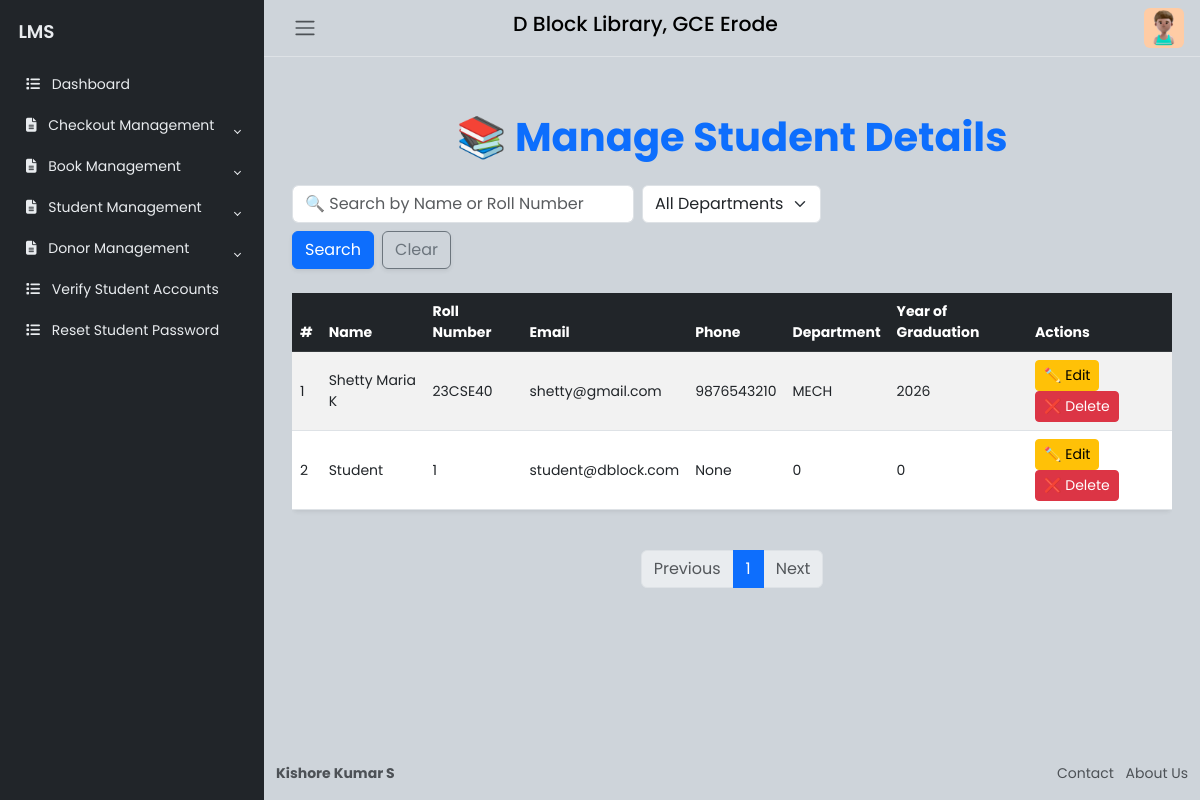
The page /lib/editstudentsdetails (signed in) on the database its author committed.
### website/models.py (models this page shows, shortened)
class User(db.Model, UserMixin):
    __tablename__ = 'user'
    id = Column(Integer, primary_key=True)
    email = Column(String(150), unique=True, nullable=False)
    role = Column(String(50), nullable=False)
    password = Column(String(150), nullable=False)
    name = Column(String(150), nullable=False)
    roll_number = Column(Integer, unique=True, nullable=True)
    phone_number = Column(String(20), nullable=True)
    department = Column(String(150), nullable=True)
    year_of_graduation = Column(Integer, nullable=True)
    is_verified = Column(Boolean, default=False)
    created_at = Column(DateTime, default=lambda: datetime.now(timezone.utc), nullable=True)
    verified_at = Column(DateTime, nullable=True)
    rejected_at = Column(DateTime, nullable=True)
    deleted = Column(Boolean, default=False)
    profile_picture_url = Column(String(255), nullable=True)
    books = relationship('Book', back_populates='student')
    borrowed_books = relationship('BorrowedBook', back_populates='student')

### website/lib.py (the view, shortened to what this page needs)
@lib.route('/editstudentsdetails', methods=['GET', 'POST'])
@login_required
def EditStudentsDetails():
    try:
        page = request.args.get('page', 1, type=int)
        per_page = 10
        search_query = request.args.get('search', '').strip()
        dept_filter = request.args.get('dept', '')
        query = User.query.filter_by(role='Student')
        if search_query:
            query = query.filter(
                User.name.ilike(f"%{search_query}%") |
                User.roll_number.ilike(f"%{search_query}%")
            )
            print(f"🟢 [DEBUG] Search Query: {search_query}")
        if dept_filter:
            query = query.filter(User.department == dept_filter)
            print(f"🟢 [DEBUG] Department Filter: {dept_filter}")
        query = query.order_by(User.name.asc())
        students = query.paginate(page=page, per_page=per_page)
        print(f"🟢 [DEBUG] Total Students Found: {students.total}")
        return render_template(
            'EditStudents.html',
            students=students.items,
            pagination=students,  # The correct pagination object
            search_query=search_query,
            dept_filter=dept_filter
        )
    except Exception as e:
        flash(f"🚨 Error: {str(e)}", "error")
        print(f"🔴 [ERROR] {str(e)}")
        return redirect(url_for('lib.EditStudentsDetails'))

### website/templates/EditStudents.html (shortened to what this page needs)
{% extends "LibrarianHome.html" %}
{% block libcontent %}
<div class="container my-5" id="editStudentsContent">
    <h2 class="text-center mb-4 display-6 fw-bold text-primary">📚 Manage Student Details</h2>
    <div class="row mb-4 justify-content-between align-items-center">
        <div class="col-lg-8">
            <form method="GET" class="row row-cols-lg-auto g-2 align-items-center">
                <div class="col">
                    <input type="text" class="form-control" name="search" placeholder="🔍 Search by Name or Roll Number" value="{{ search_query }}">
                </div>
                <div class="col">
                    <select class="form-select" name="dept">
                        <option value="">All Departments</option>
                    </select>
                </div>
                <div class="col">
                    <button type="submit" class="btn btn-primary shadow-sm"> Search</button>
                </div>
                <div class="col">
                    <a href="{{ url_for('lib.EditStudentsDetails') }}" class="btn btn-outline-secondary shadow-sm">Clear</a>
                </div>
            </form>
        </div>
    </div>
    <div class="table-responsive">
        <table class="table table-striped table-hover align-middle shadow-sm rounded">
            <thead class="table-dark">
                <tr>
                    <th>#</th>
                    <th>Name</th>
                    <th>Roll Number</th>
                    <th>Email</th>
                    <th>Phone</th>
                    <th>Department</th>
                    <th>Year of Graduation</th>
                    <th>Actions</th>
                </tr>
            </thead>
            <tbody>
                {% for student in students %}
                <tr class="student-row">
                    <td>{{ loop.index }}</td>
                    <td>{{ student.name }}</td>
                    <td>{{ student.roll_number }}</td>
                    <td>{{ student.email }}</td>
                    <td>{{ student.phone_number }}</td>
                    <td>{{ student.department }}</td>
                    <td>{{ student.year_of_graduation }}</td>
                    <td>
                        <button class="btn btn-sm btn-warning" data-bs-toggle="modal" data-bs-target="#editModal{{ student.id }}">
                            ✏️ Edit
                        </button>
                        <button class="btn btn-sm btn-danger" data-bs-toggle="modal" data-bs-target="#deleteModal{{ student.id }}">
                            ❌ Delete
                        </button>
                    </td>
                </tr>
                {% endfor %}
            </tbody>
        </table>
    </div>
<div class="d-flex justify-content-center mt-4">
    <ul class="pagination">
        {% if pagination.has_prev %}
            <li class="page-item">
                <a class="page-link" href="?page={{ pagination.prev_num }}&search={{ search_query }}&dept={{ dept_filter }}">Previous</a>
            </li>
        {% else %}
            <li class="page-item disabled"><span class="page-link">Previous</span></li>
        {% endif %}
        {% for page in pagination.iter_pages() %}
            {% if page %}
                <li class="page-item {% if page == pagination.page %}active{% endif %}">
                    <a class="page-link" href="?page={{ page }}&search={{ search_query }}&dept={{ dept_filter }}">{{ page }}</a>
                </li>
            {% else %}
                <li class="page-item disabled"><span class="page-link">...</span></li>
            {% endif %}
        {% endfor %}
        {% if pagination.has_next %}
            <li class="page-item">
                <a class="page-link" href="?page={{ pagination.next_num }}&search={{ search_query }}&dept={{ dept_filter }}">Next</a>
            </li>
        {% else %}
            <li class="page-item disabled"><span class="page-link">Next</span></li>
        {% endif %}
    </ul>
</div>
</div>
{% endblock %}

### website/static/css/BaseFormat.css (style rules this page uses)
body { font-family: 'Poppins', sans-serif; font-size: 0.875rem; opacity: 1; overflow-y: scroll; margin: 0; }
a { cursor: pointer; text-decoration: none; font-family: 'Poppins', sans-serif; }
li { list-style: none; }

### rows shown on the page
User: name "Shetty Maria K", roll_number "23CSE40", email "shetty@gmail.com", phone_number "9876543210", department "MECH", year_of_graduation "2026"
User: name "Student", roll_number "1", email "student@dblock.com", phone_number "None", department "0", year_of_graduation "0"

### other values the page prints
{{ page }} "1"
